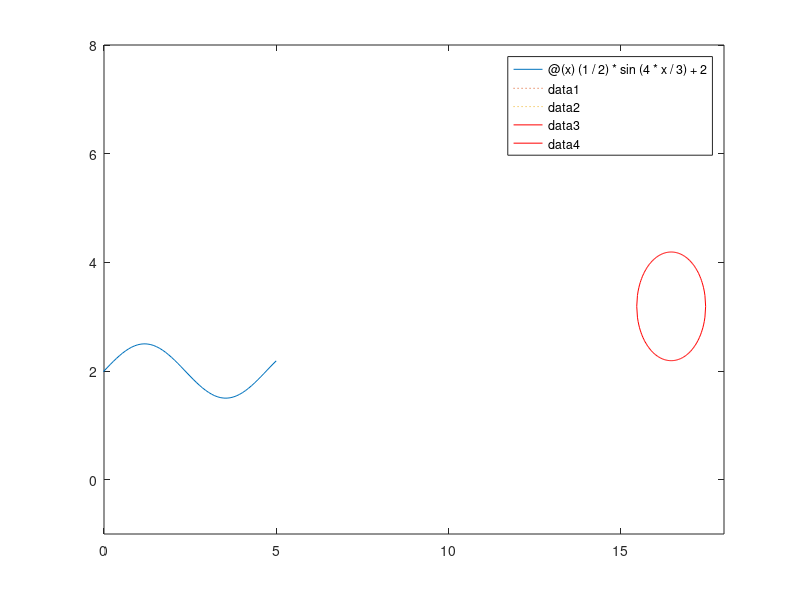

Source code (MATLAB):
clear, clc
X=linspace(0,16);
Y=(1/2)*sin(4*X/3)+2;
m=(2/3)*cos(4*X/3); %derivada de Y
mp=-1./m;

for k=1:length(X)
    axis([0 18 -1 8]);
    f=@(x) Y(k)+m(k)*(x-X(k)); %recta tangente a la curva
    g=@(x) Y(k)+mp(k)*(x-X(k)); %recta perpendicular
    
    %Centro C(h,K) y radio circunferencia
    h=(-sqrt(m(k)^2+1)+(m(k)-mp(k))*X(k))/(m(k)-mp(k)); 
    K=g(h);
    r=1;
    
    %Circunferencia
    x=linspace(h-r,h+r);
    y1=K+sqrt(abs(r^2-(x-h).^2));
    y2=K-sqrt(abs(r^2-(x-h).^2));
    
    fplot(@(x)(1/2)*sin(4*x/3)+2)
    hold on
    fplot(f,":")
    fplot(g,":")
    plot(x,y1,'r',x,y2,'r')
    axis([0 16 -1 8]);
    pause(0.05)
    clf
end
fplot(@(x)(1/2)*sin(4*x/3)+2)
hold on
fplot(f,":")
fplot(g,":")
plot(x,y1,'r',x,y2,'r')
axis([0 18 -1 8]);
disp('¡Animación realizada!')